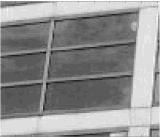
%> input picture demutti_dicenzi_lab5_v2/Image1.png, 160 x 137 px
$ octave harris_corner.m   (GNU Octave 9; MATLAB toolbox functions it lacks are replaced by stand-ins)
%> lines starting %> are read from the running program, lines starting %| are printed output that depends on the picture; in (x1, y1, x2, y2) boxes, pixels count from 0 and x2, y2 are one past the last pixel; in counts of white or black regions, pixels touching at a corner belong together; the program's own positions count from 1
%Harris corner detector

tmp=imread('image1.png','png');
%> tmp is the input picture: size 137x160 uint8; min 16, max 255, mean 143.7
I=double(tmp);
figure,imagesc(I),colormap gray

%compute x and y derivative of the image
dx=[1 0 -1; 2 0 -2; 1 0 -1];
dy=[1 2 1; 0  0  0; -1 -2 -1];
Ix=conv2(I,dx,'same');
Iy=conv2(I,dy,'same');
figure,imagesc(Ix),colormap gray,title('Ix')
figure,imagesc(Iy),colormap gray,title('Iy')

%compute products of derivatives at every pixel. questa operazione è simile
%ad avere due cicli for.
Ix2=Ix.*Ix; Iy2=Iy.*Iy; Ixy=Ix.*Iy;
%> after `Ixy=Ix.*Iy`:
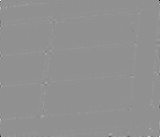
%> Ixy: size 137x160 double; min -419475, max 318645, mean 963.6; drawn with min black and max white

% adesso usiamo una gaussiana per calcolare la somma epsata; questo ci
% permette di calcolare le componenti della matrice M (vedi teoria)
%compute the sum of products of  derivatives at each pixel
g = fspecial('gaussian', 9, 1.2);
figure,imagesc(g),colormap gray,title('Gaussian')
Sx2=conv2(Ix2,g,'same'); Sy2=conv2(Iy2,g,'same'); Sxy=conv2(Ixy,g,'same');
%> after `Sy2=conv2(Iy2,g,'same')`:
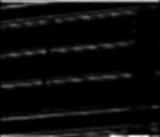
%> Sy2: size 137x160 double; min 0, max 266528.4, mean 13702.9; drawn with min black and max white

%features detection
[rr,cc]=size(Sx2);
%> rr = 137; cc = 160
%normalmente questi va
edge_reg=zeros(rr,cc); corner_reg=zeros(rr,cc); flat_reg=zeros(rr,cc);
R_map=zeros(rr,cc); %R_map colorness map. k è il valore costante a pag 41 sldies
k=0.05;

%adesso, per ogni pixel nell immagine, devo calcolare le porprietà di flat,
%edge o corner. quindi for each pixel in the image, we define , for a given
%pixel (x,y), the M matrix.
for ii=1:rr
    for jj=1:cc
        %define at each pixel x,y the matrix
        M=[Sx2(ii,jj),Sxy(ii,jj);Sxy(ii,jj),Sy2(ii,jj)];
        %compute the response of the detector at each pixel
        R=det(M) - k*(trace(M).^2);%R è il cornerless.
        R_map(ii,jj)=R;
        %threshod on value of R
        if R<-300000 % questi numeri li ha scielti dopo che ha visto i valori interni ad R_map
            edge_reg(ii,jj)=1;
        elseif R>3000000
            corner_reg(ii,jj)=1;
        else
            flat_reg(ii,jj)=1;
        end
    end
end
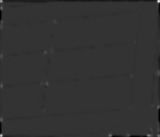
%> R_map: size 137x160 double; min -3.62e+09, max 1.44e+10, mean -37490200.8; drawn with min black and max white
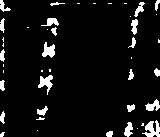
%> corner_reg: size 137x160 double; values 0 (black) and 1 (white), 7% white; 43 white regions (21 under 20 px), largest, box (x1, y1, x2, y2) and area: (142, 120, 160, 137) 174, (38, 75, 53, 95) 141, (42, 42, 55, 58) 130
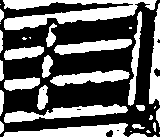
%> edge_reg: size 137x160 double; values 0 (black) and 1 (white), 39.8% white; 33 white regions (11 under 20 px), largest, box (x1, y1, x2, y2) and area: (3, 0, 157, 30) 2187, (3, 123, 128, 137) 1067, (4, 104, 128, 123) 1060
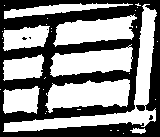
%> flat_reg: size 137x160 double; values 0 (black) and 1 (white), 53.2% white; 5 black regions (4 under 20 px), largest, box (x1, y1, x2, y2) and area: (0, 0, 160, 137) 10236
%Rmap ci dice quanti corner ci sono dentro l immagine
figure,imagesc(edge_reg.*I),colormap gray,title('edge regions')
figure,imagesc(corner_reg.*I),colormap gray,title('corner regions')
figure,imagesc(flat_reg.*I),colormap gray,title('flat regions')
figure,imagesc(R_map),colormap jet,title('R map')
%> after `title('R map')`:
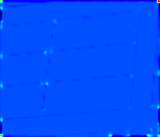
%> displayed picture: size 137x160x3, on the screen's scale of 0 to 255; mean R, G, B 0.2, 78.1, 254.4

$ run again, with demutti_dicenzi_lab5_v2/i235.png copied over demutti_dicenzi_lab5_v2/Image1.png
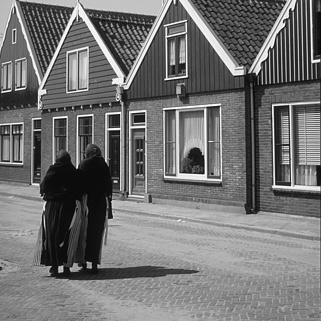
%> input picture demutti_dicenzi_lab5_v2/i235.png, 321 x 321 px
%> tmp is the input picture: size 321x321 uint8; min 3, max 251, mean 114.8
%> after the loop `for ii=1:rr`:
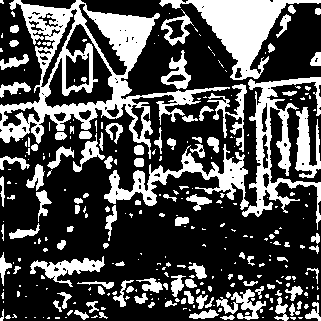
%> corner_reg: size 321x321 double; values 0 (black) and 1 (white), 31% white; 301 white regions (192 under 20 px), largest, box (x1, y1, x2, y2) and area: (0, 0, 230, 159) 8991, (159, 0, 321, 80) 4171, (242, 77, 321, 230) 3257
%> `title('R map')`:
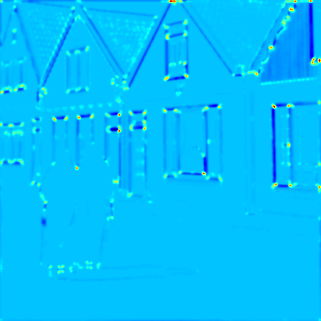
%> displayed picture: size 321x321x3, on the screen's scale of 0 to 255; mean R, G, B 1.3, 191.7, 253.6
